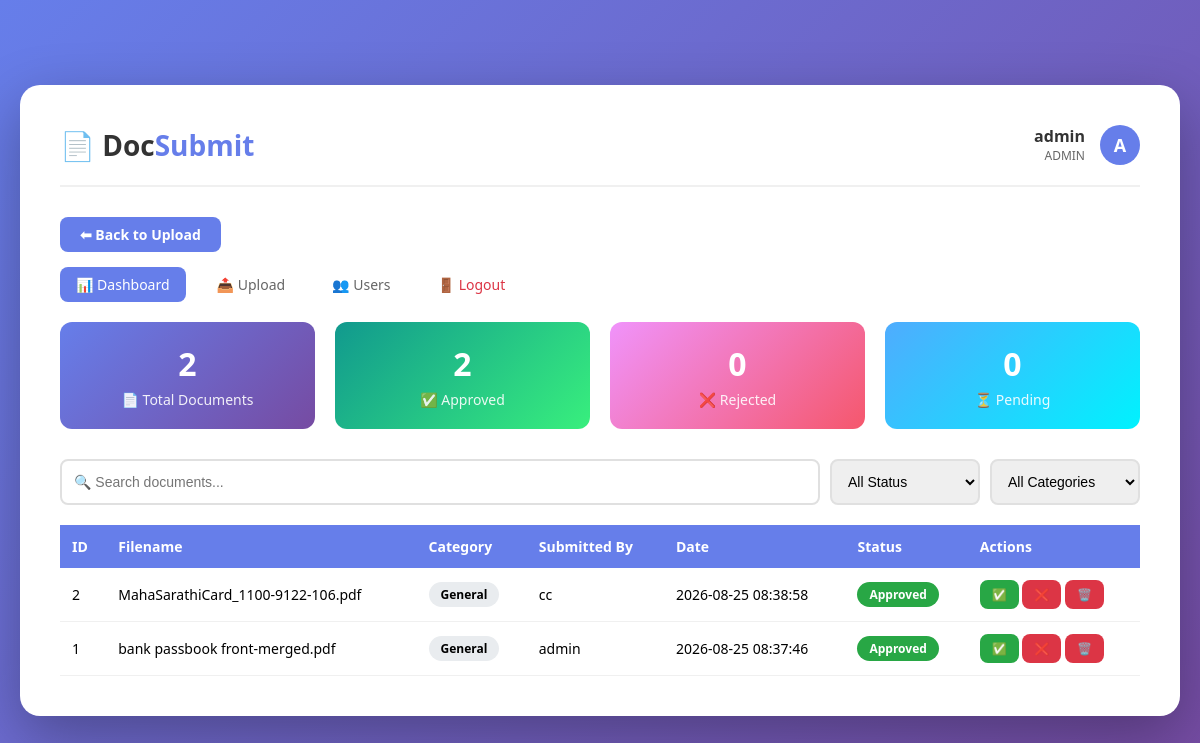
The app's page /dashboard (signed in) with its own data.
### tables this page shows
CREATE TABLE users (
            id INTEGER PRIMARY KEY AUTOINCREMENT,
            username TEXT UNIQUE NOT NULL,
            password TEXT NOT NULL,
            role TEXT DEFAULT 'submitter',
            email TEXT
        );

CREATE TABLE documents (
            id INTEGER PRIMARY KEY AUTOINCREMENT,
            filename TEXT NOT NULL,
            filepath TEXT NOT NULL,
            upload_date TEXT NOT NULL,
            status TEXT DEFAULT 'Pending',
            submitted_by TEXT,
            category TEXT DEFAULT 'General'
        );

### app.py (the view)
@app.route('/dashboard')
@login_required
def dashboard():
    conn = sqlite3.connect('submissions.db')
    c = conn.cursor()
    if current_user.role == 'admin':
        c.execute('SELECT id, filename, upload_date, status, submitted_by, category FROM documents ORDER BY id DESC')
    else:
        c.execute('SELECT id, filename, upload_date, status, submitted_by, category FROM documents WHERE submitted_by = ? ORDER BY id DESC',
                  (current_user.username,))
    documents = c.fetchall()
    conn.close()
    return render_template('dashboard.html', documents=documents, user_role=current_user.role)

### app.py (called while the page is built)
@login_manager.user_loader
def load_user(user_id):
    conn = sqlite3.connect('submissions.db')
    c = conn.cursor()
    c.execute('SELECT id, username, role, email FROM users WHERE id = ?', (user_id,))
    user = c.fetchone()
    conn.close()
    if user:
        return User(user[0], user[1], user[2], user[3])
    return None

### templates/dashboard.html (shortened to what this page needs)
<!DOCTYPE html>
<html>
<head>
    <link rel="stylesheet" href="{{ url_for('static', filename='style.css') }}">
</head>
<body>
    <div class="container">
        <div class="header">
            <div class="logo">
                <h1>📄 Doc<span>Submit</span></h1>
            </div>
            <div class="user-info">
                <div class="user-details">
                    <div class="user-name">{{ current_user.username }}</div>
                    <div class="user-role">{{ current_user.role }}</div>
                </div>
                <div class="user-avatar">{{ current_user.username[0].upper() }}</div>
            </div>
        </div>
<div style="margin-bottom: 15px;">
    <a href="/" class="btn btn-primary" style="padding: 8px 20px; font-size: 14px; text-decoration: none; display: inline-block;">
        ⬅ Back to Upload
    </a>
</div>
        <div class="nav-links" style="margin-bottom: 20px;">
            <a href="/dashboard" class="active">📊 Dashboard</a>
            <a href="/">📤 Upload</a>
            {% if user_role == 'admin' %}
                <a href="/admin/users">👥 Users</a>
            {% endif %}
            <a href="/logout" class="logout">🚪 Logout</a>
        </div>
        <div class="stats-grid">
            <div class="stat-card">
                <div class="stat-number">{{ documents|length }}</div>
                <div class="stat-label">📄 Total Documents</div>
            </div>
            <div class="stat-card green">
                <div class="stat-number">{{ documents|selectattr(3, 'equalto', 'Approved')|list|length }}</div>
                <div class="stat-label">✅ Approved</div>
            </div>
            <div class="stat-card orange">
                <div class="stat-number">{{ documents|selectattr(3, 'equalto', 'Rejected')|list|length }}</div>
                <div class="stat-label">❌ Rejected</div>
            </div>
            <div class="stat-card blue">
                <div class="stat-number">{{ documents|selectattr(3, 'equalto', 'Pending')|list|length }}</div>
                <div class="stat-label">⏳ Pending</div>
            </div>
        </div>
        <div class="search-bar">
            <input type="text" id="searchInput" placeholder="🔍 Search documents..." onkeyup="filterTable()">
            <select id="statusFilter" onchange="filterTable()">
                <option value="">All Status</option>
            </select>
            <select id="categoryFilter" onchange="filterTable()">
                <option value="">All Categories</option>
            </select>
        </div>
        <div class="table-container">
            <table id="documentTable">
                <thead>
                    <tr>
                        <th>ID</th>
                        <th>Filename</th>
                        <th>Category</th>
                        <th>Submitted By</th>
                        <th>Date</th>
                        <th>Status</th>
                        <th>Actions</th>
                    </tr>
                </thead>
                <tbody>
                    {% for doc in documents %}
                    <tr>
                        <td>{{ doc[0] }}</td>
                        <td>{{ doc[1] }}</td>
                        <td><span class="badge" style="background: #e9ecef;">{{ doc[5] }}</span></td>
                        <td>{{ doc[4] }}</td>
                        <td>{{ doc[2] }}</td>
                        <td>
                            <span class="badge
                                {% if doc[3] == 'Approved' %}badge-approved
                                {% elif doc[3] == 'Rejected' %}badge-rejected
                                {% else %}badge-pending{% endif %}">
                                {{ doc[3] }}
                            </span>
                        </td>
                        <td>
                            {% if user_role == 'admin' %}
                                <a href="/update_status/{{ doc[0] }}/Approved" class="btn btn-success btn-sm">✅</a>
                                <a href="/update_status/{{ doc[0] }}/Rejected" class="btn btn-danger btn-sm">❌</a>
                            {% endif %}
                            <a href="/delete/{{ doc[0] }}" class="btn btn-danger btn-sm" onclick="return confirm('Delete this document?')">🗑️</a>
                        </td>
                    </tr>
                    {% endfor %}
                </tbody>
            </table>
        </div>
    </div>
</body>
</html>

### static/style.css (style rules this page uses)
* { margin: 0; padding: 0; box-sizing: border-box; }
body { font-family: 'Segoe UI', Tahoma, Geneva, Verdana, sans-serif; background: linear-gradient(135deg, #667eea 0%, #764ba2 100%); min-height: 100vh; display: flex; justify-content: center; align-items: center; padding: 20px; }
.container { background: white; border-radius: 20px; padding: 40px; box-shadow: 0 20px 60px rgba(0,0,0,0.3); width: 100%; max-width: 1200px; animation: fadeIn 0.5s ease; }
.header { display: flex; justify-content: space-between; align-items: center; padding-bottom: 20px; border-bottom: 2px solid #f0f0f0; margin-bottom: 30px; }
.logo h1 { color: #333; font-size: 28px; font-weight: 700; }
.logo span { color: #667eea; }
.user-info { display: flex; align-items: center; gap: 15px; }
.user-avatar { width: 40px; height: 40px; border-radius: 50%; background: #667eea; color: white; display: flex; align-items: center; justify-content: center; font-weight: bold; font-size: 18px; }
.user-details { text-align: right; }
.user-name { font-weight: 600; color: #333; }
.user-role { font-size: 12px; color: #666; text-transform: uppercase; }
.nav-links { display: flex; gap: 15px; }
.nav-links a { color: #666; text-decoration: none; padding: 8px 16px; border-radius: 8px; transition: all 0.3s; font-size: 14px; }
.nav-links a.active { background: #667eea; color: white; }
.nav-links a.logout { color: #dc3545; }
.stats-grid { display: grid; grid-template-columns: repeat(auto-fit, minmax(200px, 1fr)); gap: 20px; margin-bottom: 30px; }
.stat-card { background: linear-gradient(135deg, #667eea 0%, #764ba2 100%); padding: 20px; border-radius: 12px; color: white; text-align: center; }
.stat-card.green { background: linear-gradient(135deg, #11998e 0%, #38ef7d 100%); }
.stat-card.orange { background: linear-gradient(135deg, #f093fb 0%, #f5576c 100%); }
.stat-card.blue { background: linear-gradient(135deg, #4facfe 0%, #00f2fe 100%); }
.stat-number { font-size: 32px; font-weight: 700; }
.stat-label { font-size: 14px; opacity: 0.9; margin-top: 5px; }
.btn { padding: 12px 30px; border: none; border-radius: 8px; font-size: 16px; font-weight: 600; cursor: pointer; transition: all 0.3s; display: inline-block; text-decoration: none; }
.btn-primary { background: #667eea; color: white; }
.btn-success { background: #28a745; color: white; }
.btn-danger { background: #dc3545; color: white; }
.btn-sm { padding: 6px 12px; font-size: 12px; }
.table-container { overflow-x: auto; margin-top: 20px; }
table { width: 100%; border-collapse: collapse; font-size: 14px; }
thead { background: #667eea; color: white; }
th { padding: 12px; text-align: left; }
td { padding: 12px; border-bottom: 1px solid #f0f0f0; }
.badge { padding: 4px 12px; border-radius: 20px; font-size: 12px; font-weight: 600; display: inline-block; }
.badge-approved { background: #28a745; color: white; }
.search-bar { display: flex; gap: 10px; margin-bottom: 20px; }
.search-bar input { flex: 1; padding: 12px; border: 2px solid #e0e0e0; border-radius: 8px; font-size: 14px; }
.search-bar select { padding: 12px; border: 2px solid #e0e0e0; border-radius: 8px; font-size: 14px; min-width: 150px; }

### records on screen
users: username "admin", role "ADMIN", username "A"
documents: id "2", filename "MahaSarathiCard_1100-9122-106.pdf", category "General", submitted_by "cc", upload_date "2026-08-25 08:38:58", status "Approved"
documents: id "1", filename "bank passbook front-merged.pdf", category "General", submitted_by "admin", upload_date "2026-08-25 08:37:46", status "Approved"

### other values on screen
{{ documents|length }} "2"
{{ documents|selectattr(3, 'equalto', 'Approved')|list|length }} "2"
{{ documents|selectattr(3, 'equalto', 'Rejected')|list|length }} "0"
{{ documents|selectattr(3, 'equalto', 'Pending')|list|length }} "0"
